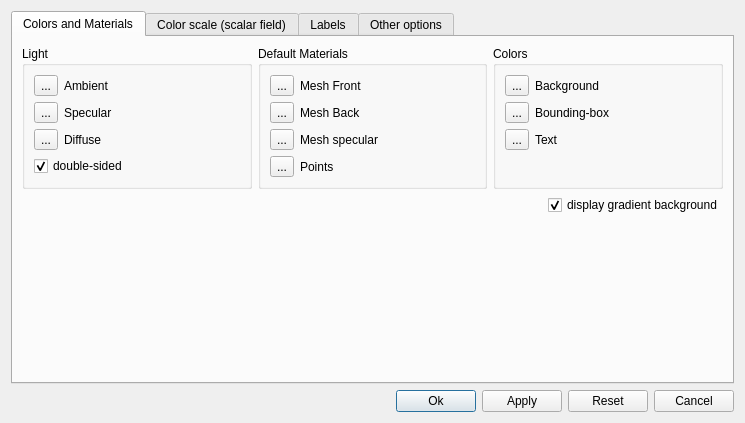
<?xml version="1.0" encoding="UTF-8"?>
<ui version="4.0">
 <class>DisplayOptionsDlg</class>
 <widget class="QDialog" name="DisplayOptionsDlg">
  <property name="geometry">
   <rect>
    <x>0</x>
    <y>0</y>
    <width>745</width>
    <height>423</height>
   </rect>
  </property>
  <property name="sizePolicy">
   <sizepolicy hsizetype="Fixed" vsizetype="Fixed">
    <horstretch>0</horstretch>
    <verstretch>0</verstretch>
   </sizepolicy>
  </property>
  <property name="windowTitle">
   <string>Display options</string>
  </property>
  <property name="windowIcon">
   <iconset>
    <normaloff>:/CC/Old/images/old_cc/cc_lightParamsIcon.gif</normaloff>:/CC/Old/images/old_cc/cc_lightParamsIcon.gif</iconset>
  </property>
  <layout class="QVBoxLayout" name="verticalLayout_5">
   <item>
    <widget class="QTabWidget" name="DisplayOptionsDlg_2">
     <property name="sizePolicy">
      <sizepolicy hsizetype="Preferred" vsizetype="Preferred">
       <horstretch>0</horstretch>
       <verstretch>0</verstretch>
      </sizepolicy>
     </property>
     <property name="cursor">
      <cursorShape>ArrowCursor</cursorShape>
     </property>
     <property name="tabPosition">
      <enum>QTabWidget::North</enum>
     </property>
     <property name="tabShape">
      <enum>QTabWidget::Rounded</enum>
     </property>
     <property name="currentIndex">
      <number>0</number>
     </property>
     <widget class="QWidget" name="pageColorAndMatOptions">
      <attribute name="title">
       <string>Colors and Materials</string>
      </attribute>
      <layout class="QVBoxLayout" name="verticalLayout_6">
       <item>
        <widget class="QFrame" name="frame">
         <property name="sizePolicy">
          <sizepolicy hsizetype="Preferred" vsizetype="Maximum">
           <horstretch>0</horstretch>
           <verstretch>0</verstretch>
          </sizepolicy>
         </property>
         <property name="frameShape">
          <enum>QFrame::NoFrame</enum>
         </property>
         <layout class="QHBoxLayout" name="horizontalLayout_6">
          <property name="leftMargin">
           <number>0</number>
          </property>
          <property name="topMargin">
           <number>0</number>
          </property>
          <property name="rightMargin">
           <number>0</number>
          </property>
          <property name="bottomMargin">
           <number>0</number>
          </property>
          <item>
           <widget class="QGroupBox" name="sunLightGroup">
            <property name="title">
             <string>Light</string>
            </property>
            <layout class="QVBoxLayout">
             <item>
              <layout class="QHBoxLayout">
               <item>
                <widget class="QToolButton" name="ambientColorButton">
                 <property name="text">
                  <string notr="true">...</string>
                 </property>
                </widget>
               </item>
               <item>
                <widget class="QLabel" name="label_3">
                 <property name="text">
                  <string>Ambient</string>
                 </property>
                </widget>
               </item>
              </layout>
             </item>
             <item>
              <layout class="QHBoxLayout">
               <item>
                <widget class="QToolButton" name="specularColorButton">
                 <property name="text">
                  <string notr="true">...</string>
                 </property>
                </widget>
               </item>
               <item>
                <widget class="QLabel" name="label_4">
                 <property name="text">
                  <string>Specular</string>
                 </property>
                </widget>
               </item>
              </layout>
             </item>
             <item>
              <layout class="QHBoxLayout">
               <item>
                <widget class="QToolButton" name="diffuseColorButton">
                 <property name="text">
                  <string notr="true">...</string>
                 </property>
                </widget>
               </item>
               <item>
                <widget class="QLabel" name="label_5">
                 <property name="text">
                  <string>Diffuse</string>
                 </property>
                </widget>
               </item>
              </layout>
             </item>
             <item>
              <widget class="QCheckBox" name="doubleSidedCheckBox">
               <property name="toolTip">
                <string>&lt;html&gt;&lt;head/&gt;&lt;body&gt;&lt;p&gt;Whether to use a double-sided light model or not&lt;/p&gt;&lt;p&gt;(if disabled, triangles will appear black when looked from behind)&lt;/p&gt;&lt;/body&gt;&lt;/html&gt;</string>
               </property>
               <property name="text">
                <string>double-sided</string>
               </property>
               <property name="checked">
                <bool>true</bool>
               </property>
              </widget>
             </item>
             <item>
              <spacer name="verticalSpacer_5">
               <property name="orientation">
                <enum>Qt::Vertical</enum>
               </property>
               <property name="sizeHint" stdset="0">
                <size>
                 <width>0</width>
                 <height>0</height>
                </size>
               </property>
              </spacer>
             </item>
            </layout>
           </widget>
          </item>
          <item>
           <widget class="QGroupBox" name="sunLightGroup_2">
            <property name="title">
             <string>Default Materials</string>
            </property>
            <layout class="QVBoxLayout" name="verticalLayout_4">
             <item>
              <layout class="QHBoxLayout">
               <item>
                <widget class="QToolButton" name="meshFrontColorButton">
                 <property name="text">
                  <string notr="true">...</string>
                 </property>
                </widget>
               </item>
               <item>
                <widget class="QLabel" name="label_6">
                 <property name="text">
                  <string>Mesh Front</string>
                 </property>
                </widget>
               </item>
              </layout>
             </item>
             <item>
              <layout class="QHBoxLayout">
               <item>
                <widget class="QToolButton" name="meshBackColorButton">
                 <property name="text">
                  <string notr="true">...</string>
                 </property>
                </widget>
               </item>
               <item>
                <widget class="QLabel" name="label_7">
                 <property name="text">
                  <string>Mesh Back</string>
                 </property>
                </widget>
               </item>
              </layout>
             </item>
             <item>
              <layout class="QHBoxLayout" name="horizontalLayout_2">
               <item>
                <widget class="QToolButton" name="meshSpecularColorButton">
                 <property name="text">
                  <string notr="true">...</string>
                 </property>
                </widget>
               </item>
               <item>
                <widget class="QLabel" name="label_12">
                 <property name="text">
                  <string>Mesh specular</string>
                 </property>
                </widget>
               </item>
              </layout>
             </item>
             <item>
              <layout class="QHBoxLayout">
               <item>
                <widget class="QToolButton" name="pointsColorButton">
                 <property name="text">
                  <string notr="true">...</string>
                 </property>
                </widget>
               </item>
               <item>
                <widget class="QLabel" name="label_8">
                 <property name="text">
                  <string>Points</string>
                 </property>
                </widget>
               </item>
              </layout>
             </item>
            </layout>
           </widget>
          </item>
          <item>
           <widget class="QGroupBox" name="othersGroup">
            <property name="title">
             <string>Colors</string>
            </property>
            <layout class="QVBoxLayout">
             <item>
              <layout class="QHBoxLayout">
               <item>
                <widget class="QToolButton" name="bkgColorButton">
                 <property name="text">
                  <string notr="true">...</string>
                 </property>
                 <property name="toolButtonStyle">
                  <enum>Qt::ToolButtonIconOnly</enum>
                 </property>
                </widget>
               </item>
               <item>
                <widget class="QLabel" name="label_2">
                 <property name="text">
                  <string>Background</string>
                 </property>
                </widget>
               </item>
              </layout>
             </item>
             <item>
              <layout class="QHBoxLayout">
               <item>
                <widget class="QToolButton" name="bbColorButton">
                 <property name="text">
                  <string notr="true">...</string>
                 </property>
                 <property name="toolButtonStyle">
                  <enum>Qt::ToolButtonIconOnly</enum>
                 </property>
                </widget>
               </item>
               <item>
                <widget class="QLabel" name="label_9">
                 <property name="text">
                  <string>Bounding-box</string>
                 </property>
                </widget>
               </item>
              </layout>
             </item>
             <item>
              <layout class="QHBoxLayout">
               <item>
                <widget class="QToolButton" name="textColorButton">
                 <property name="text">
                  <string notr="true">...</string>
                 </property>
                </widget>
               </item>
               <item>
                <widget class="QLabel" name="label">
                 <property name="text">
                  <string>Text</string>
                 </property>
                </widget>
               </item>
              </layout>
             </item>
             <item>
              <spacer name="verticalSpacer_6">
               <property name="orientation">
                <enum>Qt::Vertical</enum>
               </property>
               <property name="sizeHint" stdset="0">
                <size>
                 <width>0</width>
                 <height>0</height>
                </size>
               </property>
              </spacer>
             </item>
            </layout>
           </widget>
          </item>
         </layout>
        </widget>
       </item>
       <item>
        <layout class="QHBoxLayout" name="horizontalLayout_7">
         <item>
          <spacer name="horizontalSpacer_6">
           <property name="orientation">
            <enum>Qt::Horizontal</enum>
           </property>
           <property name="sizeHint" stdset="0">
            <size>
             <width>40</width>
             <height>20</height>
            </size>
           </property>
          </spacer>
         </item>
         <item>
          <widget class="QCheckBox" name="enableGradientCheckBox">
           <property name="toolTip">
            <string>Gradient goes from 'background' color to inverse of 'Points' color</string>
           </property>
           <property name="statusTip">
            <string>Gradient goes from 'background' color to inverse of 'Points' color</string>
           </property>
           <property name="text">
            <string>display gradient background</string>
           </property>
           <property name="checked">
            <bool>true</bool>
           </property>
          </widget>
         </item>
        </layout>
       </item>
       <item>
        <spacer name="verticalSpacer">
         <property name="orientation">
          <enum>Qt::Vertical</enum>
         </property>
         <property name="sizeHint" stdset="0">
          <size>
           <width>20</width>
           <height>53</height>
          </size>
         </property>
        </spacer>
       </item>
      </layout>
     </widget>
     <widget class="QWidget" name="pageSFOptions">
      <attribute name="title">
       <string>Color scale (scalar field)</string>
      </attribute>
      <layout class="QVBoxLayout" name="verticalLayout_7">
       <item>
        <widget class="QCheckBox" name="colorScaleShowHistogramCheckBox">
         <property name="text">
          <string>Show histogram next to color ramp</string>
         </property>
         <property name="checked">
          <bool>true</bool>
         </property>
        </widget>
       </item>
       <item>
        <widget class="QCheckBox" name="useColorScaleShaderCheckBox">
         <property name="text">
          <string>Enable shader for faster display (ATI cards: use at your own risk ;)</string>
         </property>
        </widget>
       </item>
       <item>
        <layout class="QHBoxLayout" name="horizontalLayout">
         <item>
          <widget class="QLabel" name="label_10">
           <property name="text">
            <string>Ramp width</string>
           </property>
          </widget>
         </item>
         <item>
          <widget class="QSpinBox" name="colorRampWidthSpinBox">
           <property name="suffix">
            <string> pixels</string>
           </property>
           <property name="minimum">
            <number>10</number>
           </property>
           <property name="maximum">
            <number>200</number>
           </property>
           <property name="value">
            <number>50</number>
           </property>
          </widget>
         </item>
         <item>
          <spacer name="horizontalSpacer">
           <property name="orientation">
            <enum>Qt::Horizontal</enum>
           </property>
           <property name="sizeHint" stdset="0">
            <size>
             <width>40</width>
             <height>20</height>
            </size>
           </property>
          </spacer>
         </item>
        </layout>
       </item>
       <item>
        <spacer name="verticalSpacer_2">
         <property name="orientation">
          <enum>Qt::Vertical</enum>
         </property>
         <property name="sizeHint" stdset="0">
          <size>
           <width>20</width>
           <height>120</height>
          </size>
         </property>
        </spacer>
       </item>
      </layout>
     </widget>
     <widget class="QWidget" name="pageLabelsOptions">
      <attribute name="title">
       <string>Labels</string>
      </attribute>
      <layout class="QVBoxLayout" name="verticalLayout">
       <item>
        <widget class="QFrame" name="frame_2">
         <property name="frameShape">
          <enum>QFrame::StyledPanel</enum>
         </property>
         <property name="frameShadow">
          <enum>QFrame::Raised</enum>
         </property>
         <layout class="QGridLayout" name="gridLayout">
          <property name="leftMargin">
           <number>0</number>
          </property>
          <property name="topMargin">
           <number>0</number>
          </property>
          <property name="rightMargin">
           <number>0</number>
          </property>
          <property name="bottomMargin">
           <number>0</number>
          </property>
          <item row="0" column="0">
           <widget class="QLabel" name="label_13">
            <property name="text">
             <string>Label opacity</string>
            </property>
           </widget>
          </item>
          <item row="0" column="1">
           <widget class="QSpinBox" name="labelOpacitySpinBox">
            <property name="suffix">
             <string notr="true">%</string>
            </property>
            <property name="maximum">
             <number>100</number>
            </property>
            <property name="value">
             <number>75</number>
            </property>
           </widget>
          </item>
          <item row="1" column="0">
           <widget class="QLabel" name="label_16">
            <property name="text">
             <string>Label font size</string>
            </property>
           </widget>
          </item>
          <item row="1" column="1">
           <widget class="QSpinBox" name="labelFontSizeSpinBox">
            <property name="minimum">
             <number>6</number>
            </property>
            <property name="maximum">
             <number>96</number>
            </property>
            <property name="value">
             <number>8</number>
            </property>
           </widget>
          </item>
          <item row="1" column="2">
           <widget class="QLabel" name="label_20">
            <property name="text">
             <string>background color</string>
            </property>
            <property name="alignment">
             <set>Qt::AlignRight|Qt::AlignTrailing|Qt::AlignVCenter</set>
            </property>
           </widget>
          </item>
          <item row="1" column="3">
           <widget class="QToolButton" name="labelBkgColorButton">
            <property name="text">
             <string notr="true">...</string>
            </property>
           </widget>
          </item>
          <item row="2" column="0">
           <widget class="QLabel" name="label_15">
            <property name="text">
             <string>Labels marker size</string>
            </property>
           </widget>
          </item>
          <item row="2" column="1">
           <widget class="QSpinBox" name="labelMarkerSizeSpinBox">
            <property name="minimum">
             <number>1</number>
            </property>
            <property name="value">
             <number>4</number>
            </property>
           </widget>
          </item>
          <item row="2" column="2">
           <widget class="QLabel" name="label_18">
            <property name="text">
             <string>marker color</string>
            </property>
            <property name="alignment">
             <set>Qt::AlignRight|Qt::AlignTrailing|Qt::AlignVCenter</set>
            </property>
           </widget>
          </item>
          <item row="2" column="3">
           <widget class="QToolButton" name="labelMarkerColorButton">
            <property name="text">
             <string notr="true">...</string>
            </property>
           </widget>
          </item>
         </layout>
        </widget>
       </item>
       <item>
        <spacer name="verticalSpacer_4">
         <property name="orientation">
          <enum>Qt::Vertical</enum>
         </property>
         <property name="sizeHint" stdset="0">
          <size>
           <width>20</width>
           <height>144</height>
          </size>
         </property>
        </spacer>
       </item>
      </layout>
     </widget>
     <widget class="QWidget" name="pageOtherOptions">
      <attribute name="title">
       <string>Other options</string>
      </attribute>
      <layout class="QVBoxLayout" name="verticalLayout_8">
       <item>
        <layout class="QHBoxLayout" name="horizontalLayout_4">
         <item>
          <widget class="QLabel" name="label_11">
           <property name="text">
            <string>Default font size</string>
           </property>
          </widget>
         </item>
         <item>
          <widget class="QSpinBox" name="defaultFontSizeSpinBox">
           <property name="minimum">
            <number>6</number>
           </property>
           <property name="maximum">
            <number>96</number>
           </property>
           <property name="value">
            <number>12</number>
           </property>
          </widget>
         </item>
         <item>
          <spacer name="horizontalSpacer_3">
           <property name="orientation">
            <enum>Qt::Horizontal</enum>
           </property>
           <property name="sizeHint" stdset="0">
            <size>
             <width>40</width>
             <height>20</height>
            </size>
           </property>
          </spacer>
         </item>
        </layout>
       </item>
       <item>
        <layout class="QHBoxLayout" name="horizontalLayout_3">
         <item>
          <widget class="QLabel" name="label_14">
           <property name="text">
            <string>Displayed numbers precision</string>
           </property>
          </widget>
         </item>
         <item>
          <widget class="QSpinBox" name="numberPrecisionSpinBox">
           <property name="value">
            <number>6</number>
           </property>
          </widget>
         </item>
         <item>
          <spacer name="horizontalSpacer_2">
           <property name="orientation">
            <enum>Qt::Horizontal</enum>
           </property>
           <property name="sizeHint" stdset="0">
            <size>
             <width>40</width>
             <height>20</height>
            </size>
           </property>
          </spacer>
         </item>
        </layout>
       </item>
       <item>
        <layout class="QHBoxLayout" name="horizontalLayout_5">
         <item>
          <widget class="QLabel" name="label_17">
           <property name="text">
            <string>Perspective zooming speed</string>
           </property>
          </widget>
         </item>
         <item>
          <widget class="QDoubleSpinBox" name="zoomSpeedDoubleSpinBox">
           <property name="toolTip">
            <string>Zoom/walk speed in perspective mode (default = 1.0)</string>
           </property>
           <property name="decimals">
            <number>3</number>
           </property>
           <property name="maximum">
            <double>1000.000000000000000</double>
           </property>
           <property name="singleStep">
            <double>0.010000000000000</double>
           </property>
           <property name="value">
            <double>1.000000000000000</double>
           </property>
          </widget>
         </item>
         <item>
          <spacer name="horizontalSpacer_4">
           <property name="orientation">
            <enum>Qt::Horizontal</enum>
           </property>
           <property name="sizeHint" stdset="0">
            <size>
             <width>40</width>
             <height>20</height>
            </size>
           </property>
          </spacer>
         </item>
        </layout>
       </item>
       <item>
        <layout class="QHBoxLayout" name="horizontalLayout_9">
         <item>
          <widget class="QCheckBox" name="decimateCloudBox">
           <property name="statusTip">
            <string>Automatically decimate big point clouds when moved</string>
           </property>
           <property name="whatsThis">
            <string>Automatically decimate big point clouds when moved</string>
           </property>
           <property name="text">
            <string>Decimate clouds over</string>
           </property>
           <property name="checked">
            <bool>true</bool>
           </property>
          </widget>
         </item>
         <item>
          <widget class="QDoubleSpinBox" name="maxCloudSizeDoubleSpinBox">
           <property name="toolTip">
            <string>Minimum number of points to activate decimation</string>
           </property>
           <property name="prefix">
            <string notr="true">&gt; </string>
           </property>
           <property name="suffix">
            <string notr="true"> M.</string>
           </property>
           <property name="decimals">
            <number>1</number>
           </property>
           <property name="minimum">
            <double>0.100000000000000</double>
           </property>
           <property name="maximum">
            <double>10000.000000000000000</double>
           </property>
           <property name="value">
            <double>10.000000000000000</double>
           </property>
          </widget>
         </item>
         <item>
          <widget class="QLabel" name="label_21">
           <property name="text">
            <string>points when moved</string>
           </property>
          </widget>
         </item>
         <item>
          <spacer name="horizontalSpacer_5">
           <property name="orientation">
            <enum>Qt::Horizontal</enum>
           </property>
           <property name="sizeHint" stdset="0">
            <size>
             <width>40</width>
             <height>20</height>
            </size>
           </property>
          </spacer>
         </item>
        </layout>
       </item>
       <item>
        <layout class="QHBoxLayout" name="horizontalLayout_8">
         <item>
          <widget class="QCheckBox" name="decimateMeshBox">
           <property name="statusTip">
            <string>Automatically decimate big meshes when moved</string>
           </property>
           <property name="whatsThis">
            <string>Automatically decimate big meshes when moved</string>
           </property>
           <property name="text">
            <string>Decimate meshes over</string>
           </property>
           <property name="checked">
            <bool>true</bool>
           </property>
          </widget>
         </item>
         <item>
          <widget class="QDoubleSpinBox" name="maxMeshSizeDoubleSpinBox">
           <property name="toolTip">
            <string>Minimum number of triangles to activate decimation</string>
           </property>
           <property name="prefix">
            <string notr="true">&gt; </string>
           </property>
           <property name="suffix">
            <string notr="true"> M.</string>
           </property>
           <property name="decimals">
            <number>1</number>
           </property>
           <property name="minimum">
            <double>0.100000000000000</double>
           </property>
           <property name="maximum">
            <double>10000.000000000000000</double>
           </property>
           <property name="singleStep">
            <double>0.500000000000000</double>
           </property>
           <property name="value">
            <double>2.500000000000000</double>
           </property>
          </widget>
         </item>
         <item>
          <widget class="QLabel" name="label_19">
           <property name="text">
            <string>triangles when moved</string>
           </property>
          </widget>
         </item>
         <item>
          <spacer name="horizontalSpacer_7">
           <property name="orientation">
            <enum>Qt::Horizontal</enum>
           </property>
           <property name="sizeHint" stdset="0">
            <size>
             <width>40</width>
             <height>20</height>
            </size>
           </property>
          </spacer>
         </item>
        </layout>
       </item>
       <item>
        <widget class="QCheckBox" name="drawRoundedPointsCheckBox">
         <property name="text">
          <string>Draw rounded points (slower)</string>
         </property>
        </widget>
       </item>
       <item>
        <widget class="QCheckBox" name="useVBOCheckBox">
         <property name="text">
          <string>Try to load clouds on GPU for faster display</string>
         </property>
         <property name="checked">
          <bool>true</bool>
         </property>
        </widget>
       </item>
       <item>
        <widget class="QCheckBox" name="showCrossCheckBox">
         <property name="toolTip">
          <string>A cross is displayed in the middle of the screen</string>
         </property>
         <property name="statusTip">
          <string>A cross is displayed in the middle of the screen</string>
         </property>
         <property name="text">
          <string>Show middle screen cross</string>
         </property>
         <property name="checked">
          <bool>true</bool>
         </property>
        </widget>
       </item>
       <item>
        <widget class="QCheckBox" name="autoDisplayNormalsCheckBox">
         <property name="text">
          <string>Automatically display normals at loading time (when available)</string>
         </property>
        </widget>
       </item>
       <item>
        <widget class="QCheckBox" name="useNativeDialogsCheckBox">
         <property name="text">
          <string>Use native load / save dialogs</string>
         </property>
         <property name="checked">
          <bool>true</bool>
         </property>
        </widget>
       </item>
       <item>
        <layout class="QHBoxLayout" name="horizontalLayout_10">
         <item>
          <widget class="QLabel" name="label_22">
           <property name="text">
            <string>Auto-compute octree for picking</string>
           </property>
          </widget>
         </item>
         <item>
          <widget class="QComboBox" name="autoComputeOctreeComboBox">
           <property name="toolTip">
            <string>Octree computation can be long but the picking is then much faster</string>
           </property>
           <property name="currentIndex">
            <number>1</number>
           </property>
           <item>
            <property name="text">
             <string>Always</string>
            </property>
           </item>
           <item>
            <property name="text">
             <string>Ask each time</string>
            </property>
           </item>
           <item>
            <property name="text">
             <string>Never</string>
            </property>
           </item>
          </widget>
         </item>
         <item>
          <spacer name="horizontalSpacer_8">
           <property name="orientation">
            <enum>Qt::Horizontal</enum>
           </property>
           <property name="sizeHint" stdset="0">
            <size>
             <width>40</width>
             <height>20</height>
            </size>
           </property>
          </spacer>
         </item>
        </layout>
       </item>
       <item>
        <spacer name="verticalSpacer_3">
         <property name="orientation">
          <enum>Qt::Vertical</enum>
         </property>
         <property name="sizeHint" stdset="0">
          <size>
           <width>20</width>
           <height>16</height>
          </size>
         </property>
        </spacer>
       </item>
      </layout>
     </widget>
    </widget>
   </item>
   <item>
    <layout class="QHBoxLayout">
     <item>
      <spacer>
       <property name="orientation">
        <enum>Qt::Horizontal</enum>
       </property>
       <property name="sizeHint" stdset="0">
        <size>
         <width>40</width>
         <height>20</height>
        </size>
       </property>
      </spacer>
     </item>
     <item>
      <widget class="QPushButton" name="okButton">
       <property name="text">
        <string>Ok</string>
       </property>
      </widget>
     </item>
     <item>
      <widget class="QPushButton" name="applyButton">
       <property name="text">
        <string>Apply</string>
       </property>
      </widget>
     </item>
     <item>
      <widget class="QPushButton" name="resetButton">
       <property name="text">
        <string>Reset</string>
       </property>
      </widget>
     </item>
     <item>
      <widget class="QPushButton" name="cancelButton">
       <property name="text">
        <string>Cancel</string>
       </property>
      </widget>
     </item>
    </layout>
   </item>
  </layout>
 </widget>
 <resources/>
 <connections/>
</ui>
